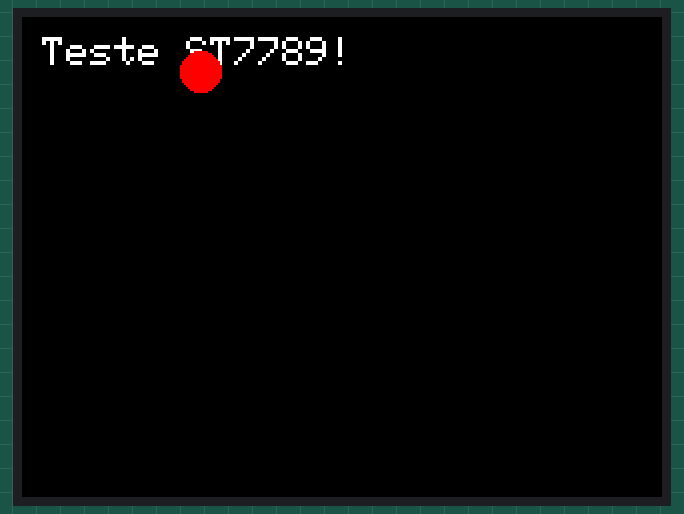
A program run on a simulated ESP32-S3. Parts: 320×240 colour display. Random numbers use the default seed unless the program sets one; what the program prints to the serial monitor is not drawn.

Above: at 0.3 s.
At 2.8 s:
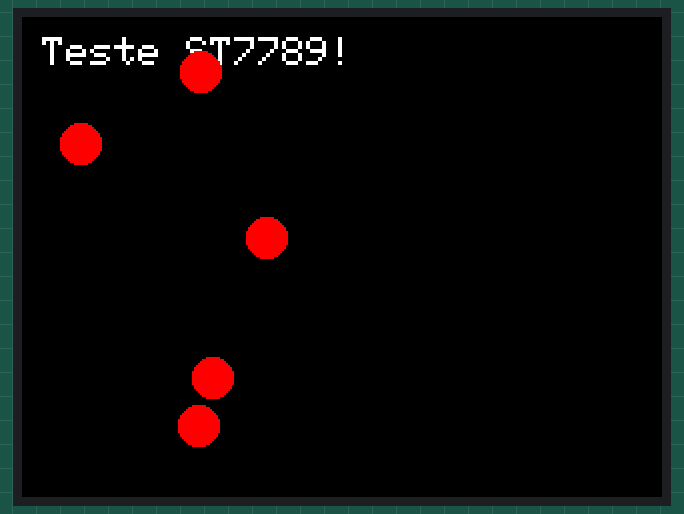
At 4.8 s:
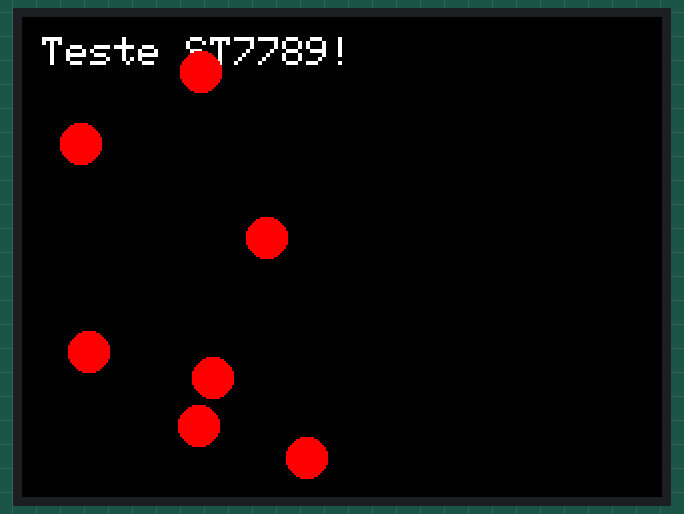
At 8.8 s:
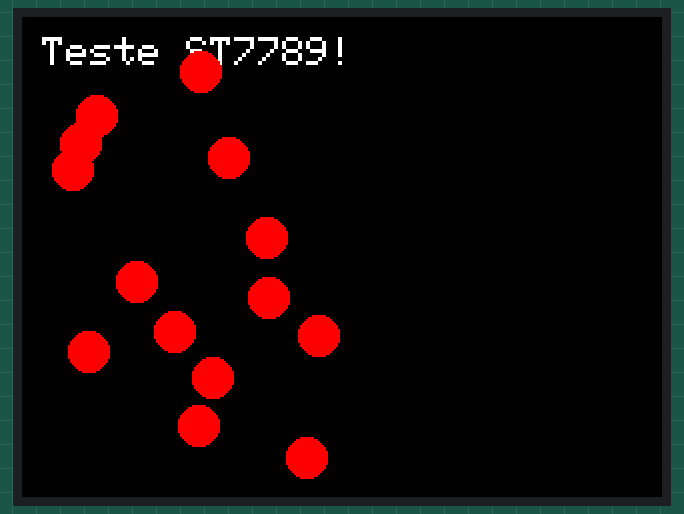
At 19.3 s:
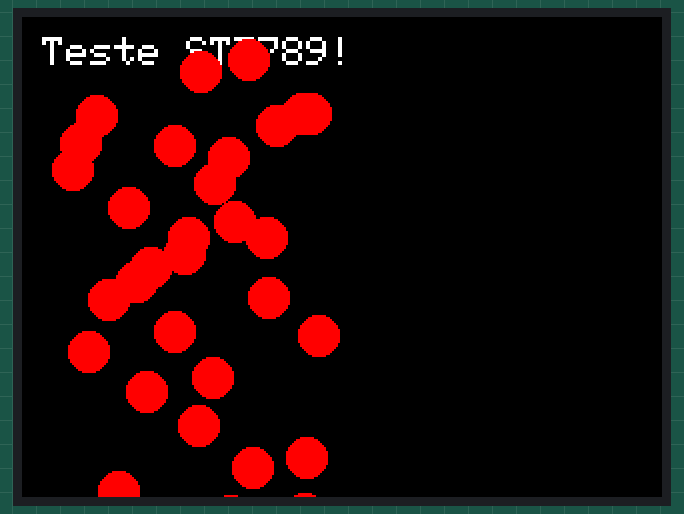
At 37.8 s:
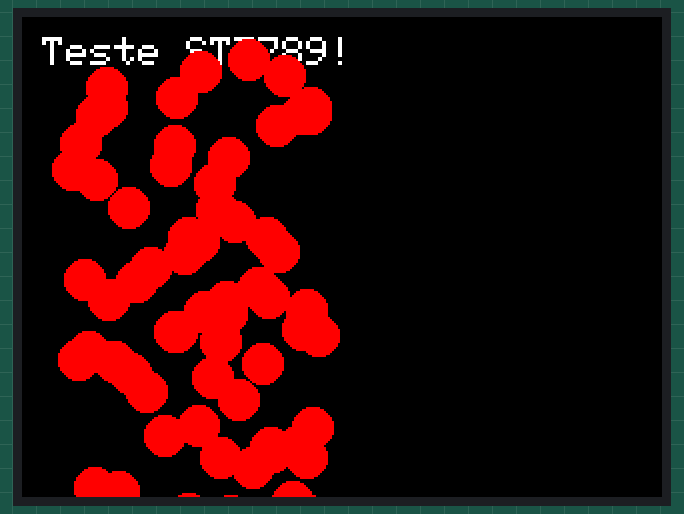

Measured:
- what the display in image 1 shows lasts 1.0 s, from 2.7 s to 3.7 s
- what the display in image 3 shows lasts 1.5 s, from 8.7 s to 10.2 s

The program:

main.cpp
```cpp
#include <Arduino.h>
#include <TFT_eSPI.h>

TFT_eSPI tft = TFT_eSPI(); // Instância do display

void setup()
{
  Serial.println("INICIANDO.....");
  Serial.begin(115200);
  tft.init();                // Inicializa o display
  tft.setRotation(1);        // Define a orientação do display
  tft.fillScreen(TFT_BLACK); // Limpa a tela com preto

  // Exibe texto na tela
  tft.setTextColor(TFT_WHITE, TFT_BLACK); // Cor do texto e do fundo
  tft.setTextSize(2);                     // Tamanho do texto
  tft.setCursor(10, 10);                  // Posição inicial
  tft.println("Teste ST7789!");
  Serial.println("Finalizado setup.....");
}

void loop()
{
  // Desenha um círculo vermelho em uma posição aleatória
  Serial.println("Rodand");
  tft.fillCircle(random(20, 150), random(20, 300), 10, TFT_RED);
  delay(500);
}
```
